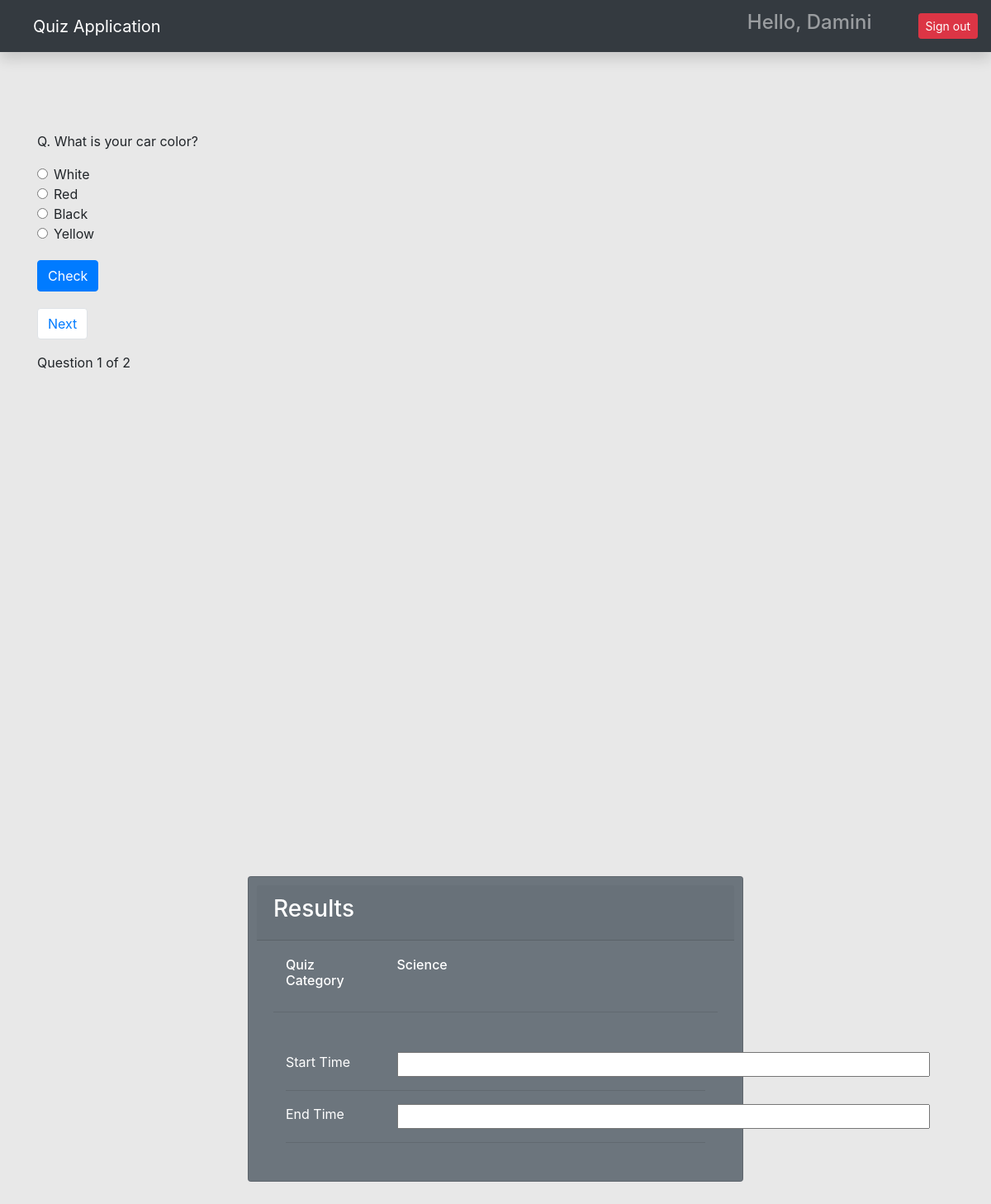
Page /quiz/category/1/ (signed in) on the committed database.
### quiz/models.py (models this page shows, shortened)
class Question(models.Model):
    choice = models.ForeignKey(Category, on_delete=models.CASCADE)
    question = models.CharField(max_length=250)
    answer = models.CharField(max_length=100)
    option_one = models.CharField(max_length=100)
    option_two = models.CharField(max_length=100)
    option_three = models.CharField(max_length=100, blank=True)
    option_four = models.CharField(max_length=100, blank=True)
    created_at = models.DateTimeField(auto_now_add=True)
    updated_at = models.DateTimeField(auto_now=True)

class Category(models.Model):
    owner = models.ForeignKey(to=User, on_delete=models.CASCADE)
    category = models.CharField(max_length=200)
    def __str__(self):
        return self.category

### quiz/views.py (the view, shortened to what this page needs)
# urls.py: path('category/<int:pk>/', take_quiz, name='take_quiz'),
@login_required(login_url='/login/')
def take_quiz(request, pk):
    questions = Question.objects.filter(choice=pk).order_by('-created_at')
    paginator = Paginator(questions,1)
    page_number = request.GET.get('page')
    page_obj = Paginator.get_page(paginator, page_number)
    context = {'questions': questions, 'page_obj': page_obj,}
    if request.method == 'GET':
        request.session['previous_page'] = request.path_info + "?page=" + request.GET.get("page", '1')
        return render(request, 'quiz.html', context)

### templates/quiz.html (shortened to what this page needs)
{% extends 'base.html' %}
{% load static %}
{% block content %}
<div id="section1">
<div class="container mt-5 pt-5">
{% for question in page_obj %}
<form action="" method="post">
  <p>Q. {{question.question}}</p>
  <div class="form-check">
  <input class="form-check-input" type="radio" name="option" id="option_one" value="{{question.option_one}}">
    {{question.option_one}}
</div>
<div class="form-check">
  <input class="form-check-input" type="radio" name="option" id="option_two" value="{{question.option_two}}">
    {{question.option_two}}
</div>
<div class="form-check">
  <input class="form-check-input" type="radio" name="option" id="option_three" value="{{question.option_three}}">
    {{question.option_three}}
</div>
<div class="form-check lower-radio">
  <input class="form-check-input" type="radio" name="option" id="option_four" value="{{question.option_four}}">
    {{question.option_four}}
</div>
  <input class="btn btn-primary check-btn" type="submit" value="Check" id="check" onclick="displayRadioValue();"/>
</form>
</div>
{% endfor %}
<div class="container">
  <div class="pagination-btns">
    <ol class="pagination align-right mr-auto">
    {% if page_obj.has_next %}
      <li class="page-item">
        <a id="next-btn" class="page-link btn btn-success" href="?page={{ page_obj.next_page_number }}" id="next-button" >Next</a>
      </li>
      {% endif %}
    </ol>
Question {{page_obj.number}} of {{page_obj.paginator.num_pages}}
</div>
</div>
    <br><br>
</div>
<div  id="section2">
<div class="card text-white bg-secondary mb-3 quizresults">
    <div class="card-header"><h3>Results</h3></div>
    <div class="card-body">
    <div class="container">
    <div class="row">
      <h6 class="card-title col-3">Quiz Category</h6>
      {% for question in page_obj %}
      <h6 class="card-title col-8">{{question.choice}} </h6>
      {% endfor %}
    </div>
    </div>
    <hr>
      <div class="container mt-lg-5">
      <div class="row">
        <div class="col-3">Start Time</div>
        <div class="col-8" id="displayStartTime">
        <input type="text" size="58" id="startTimeField" readonly="true">
        </div>
      </div>
      <hr>
      <div class="row">
        <div class="col-3">End Time</div>
        <div class="col-8" id="displayEndTime">
        <input type="text" size="58" id="endTimeField" readonly="true">
        </div>
      </div>
      <hr>
      </div>
    </div>
  </div>
      <br><br><br><br><br><br>
</div>
{% endblock content %}

### templates/base.html (shortened to what this page needs)
{% load static %}
<html lang="en">
  <head>
    <link href="{% static 'css/bootstrap.min.css'%}" rel="stylesheet" />
    <link href="{% static 'css/main.css'%}" rel="stylesheet" />
    <link
      rel="stylesheet"
      href="https://maxcdn.bootstrapcdn.com/bootstrap/4.0.0/css/bootstrap.min.css"
    />
    <link rel="stylesheet" href="{% static 'css/styles.css' %}">
  </head>
  <body>
    <nav
      class="navbar navbar-dark sticky-top bg-dark flex-md-nowrap p-0 shadow"
    >
      <a class="navbar-brand col-md-3 col-lg-2 me-0 px-3 ml-4" href="{% url 'index_page' %}"
        >Quiz Application</a>
      <ul class="navbar-nav px-3" style="display: flex; flex-direction: row; align-items:center;">
      <li class="nav-item text-nowrap">
      <div href="" class="nav-link">
      <h4 class="text text-capitalize">
      Hello, {{request.user.username}}
      </h4>
      </div>
        <li class="nav-item text-nowrap mt-3 ml-2">
          <form action="{% url 'logout' %}" method="post">
            <input class="btn btn-danger btn-sm ml-5" type="submit" value="Sign out">
          </form>
        </li>
      </ul>
    </nav>
    {% block content %}
    {% endblock content %}
  </body>
</html>

### quiz/static/css/styles.css (style rules this page uses)
body { overflow: hidden; background-color: #e8e8e8; }
.check-btn { margin-top: 10px; }
.pagination-btns { margin-top: 20px; }
.lower-radio { margin-bottom: 10px; }
.quizresults { margin: auto; margin-top: 150px; width: 50%; padding: 10px; }
#section1 { height: 100vh; }
#section2 { height: 100vh; }

### rows in the picture
Question: question "What is your car color?", option_one "White", option_two "Red", option_three "Black", option_four "Yellow", choice "Science"

### other values in the picture
{{ request.user.username }} "Damini"
{{ page_obj.number }} "1"
{{ page_obj.paginator.num_pages }} "2"
